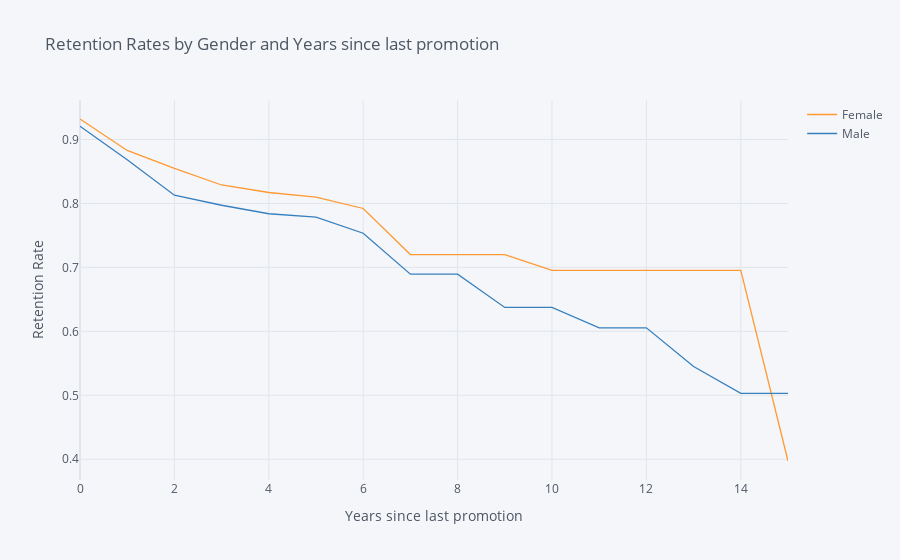

Notebook cell for this chart:
### Markdown cell above
## 3. Let's look at retention rate by gender from a third perspective - the number of years since the employee's last promotion. Generate and plot a survival curve showing this.

### Code cell
rates = survival(data, 'Gender', 'YearsSinceLastPromotion', 'Attrition')

rates.iplot(kind='line', xTitle='Years since last promotion', yTitle='Retention Rate',
            title='Retention Rates by Gender and Years since last promotion')

### Figure 1 — Plotly figure (JSON) as saved in the notebook; plotly's stock layout.template omitted (floating-point values rounded to 4 significant figures)
{"data": [{"line": {"color": "rgba(255, 153, 51, 1.0)", "dash": "solid", "shape": "linear", "width": 1.3}, "mode": "lines", "name": "Female", "text": "", "type": "scatter", "x": [0, 1, 2, 3, 4, 5, 6, 7, 8, 9, 10, 11, 12, 13, 14, 15], "y": [0.932, 0.8828, 0.8547, 0.8288, 0.817, 0.8099, 0.7921, 0.7201, 0.7201, 0.7201, 0.6952, 0.6952, 0.6952, 0.6952, 0.6952, 0.3973]}, {"line": {"color": "rgba(55, 128, 191, 1.0)", "dash": "solid", "shape": "linear", "width": 1.3}, "mode": "lines", "name": "Male", "text": "", "type": "scatter", "x": [0, 1, 2, 3, 4, 5, 6, 7, 8, 9, 10, 11, 12, 13, 14, 15], "y": [0.9206, 0.8684, 0.8128, 0.7971, 0.7838, 0.7785, 0.7534, 0.6894, 0.6894, 0.6374, 0.6374, 0.6055, 0.6055, 0.5449, 0.503, 0.503]}], "layout": {"legend": {"bgcolor": "#F5F6F9", "font": {"color": "#4D5663"}}, "paper_bgcolor": "#F5F6F9", "plot_bgcolor": "#F5F6F9", "title": {"font": {"color": "#4D5663"}, "text": "Retention Rates by Gender and Years since last promotion"}, "xaxis": {"gridcolor": "#E1E5ED", "showgrid": true, "tickfont": {"color": "#4D5663"}, "title": {"font": {"color": "#4D5663"}, "text": "Years since last promotion"}, "zerolinecolor": "#E1E5ED"}, "yaxis": {"gridcolor": "#E1E5ED", "showgrid": true, "tickfont": {"color": "#4D5663"}, "title": {"font": {"color": "#4D5663"}, "text": "Retention Rate"}, "zerolinecolor": "#E1E5ED"}}}
